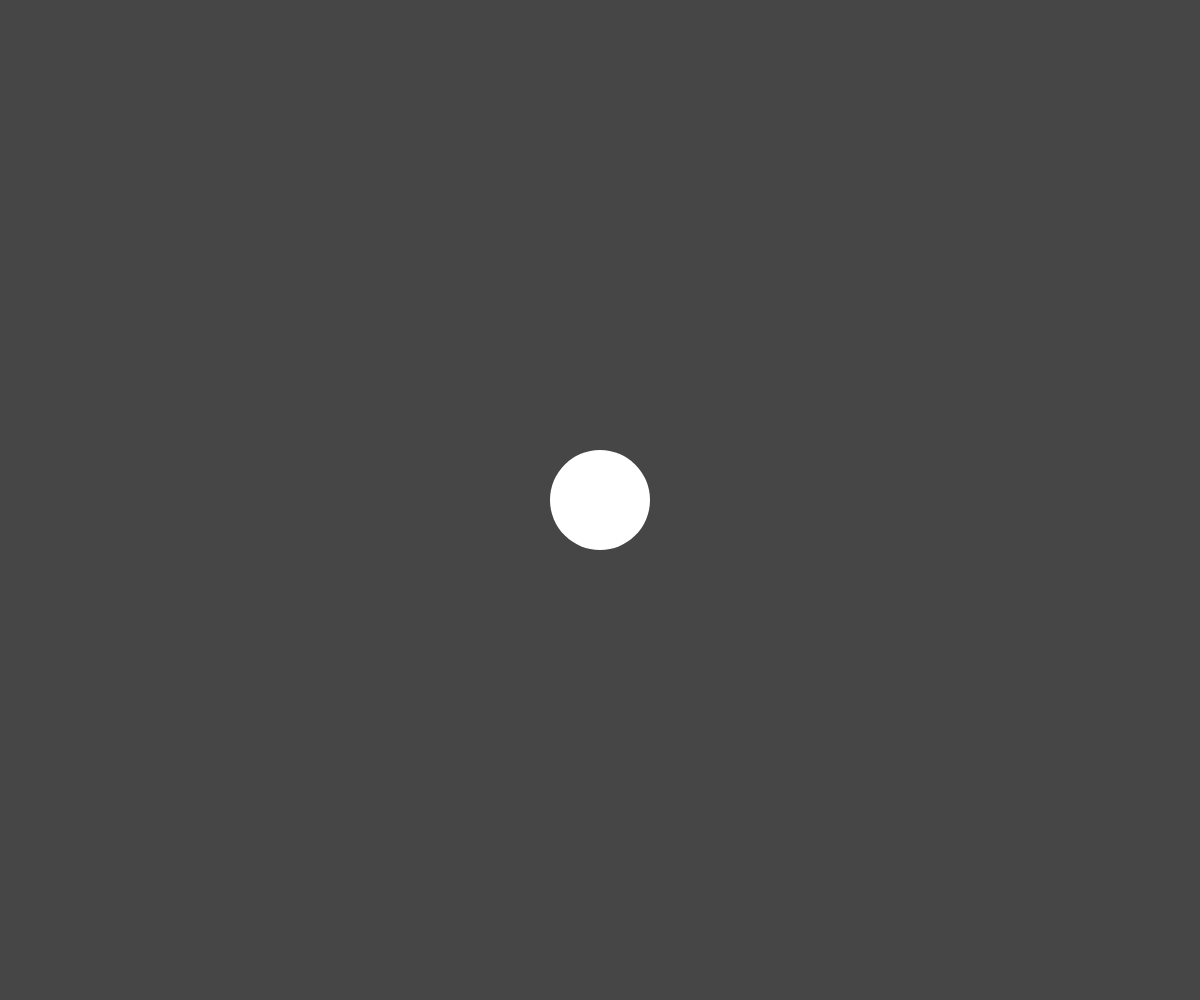
Frame 1 (no input)
Frame 60 (no input): identical to frame 1, image omitted
Frame 120 (the mouse pressed at the canvas centre since frame 60): identical to frame 1, image omitted

The p5.js sketch that drew this single still picture (run headless with seeded random() and noise() and a simulated clock; from frame 60 on, the mouse is pressed at the canvas centre):

// p5.js sketch
// ── sketch.js
// 15 Planets and Moons
// Grace Li
// March 19
//
// Storing objecs in objects, overwriting objects, transforming objects.

let myPlanet;


function setup() {
  createCanvas(windowWidth, windowHeight);
  angleMode(DEGREES);
  myPlanet = new Planet(width/2, height/2);
}

function draw() {
  background(70);
  noStroke();
  myPlanet.display();
}

function mouseDragged(){
  if(keyIsPressed && keyCode === SHIFT){
    myPlanet = new Planet(mouseX, mouseY);
  }
  else{
    myPlanet.createMoon();
  }

}

function keyPressed(){
  //if any key (Not shift) is pressed...
  if(keyCode !== SHIFT){
    myPlanet.relocate(mouseX, mouseY);
  }
}

class Planet{
  // Constructor
  constructor(x, y){
    this.x = x;
    this.y = y;
    this.s = 100;
    this.moon = [];
  }

  // class methods
  display(){
    // draw the planet plus all the moons.
    circle(this.x, this.y, this.s);

    for(let m of this.moon){
      m.update();
    }

  }

  relocate(x, y){
    //First, relocate planet
    this.x = x;
    this.y = y;
    for(let m of this.moon){
      m.x = x;
      m.y = y;
    }
  }

  createMoon(){
    this.moon.push(new Moon(this.x, this.y));
  }
}

class Moon{
  // Constructor
  constructor(x, y){
    this.x = x;
    this.y = y;
    this.speed = 2;
    this.angle = 0;
    this.orbitRadius = 80;
    this.s = 25;
  }

  //Class methods

  update(){
    // Handles all internal class function calls
    this.move();
    this.display();
  }

  move(){
    this.angle += this.speed;
  }

  display(){
    push();
    translate(this.x, this.y);
    rotate(this.angle);
    circle(this.orbitRadius, 0, this.s);
    pop();
  }
}
